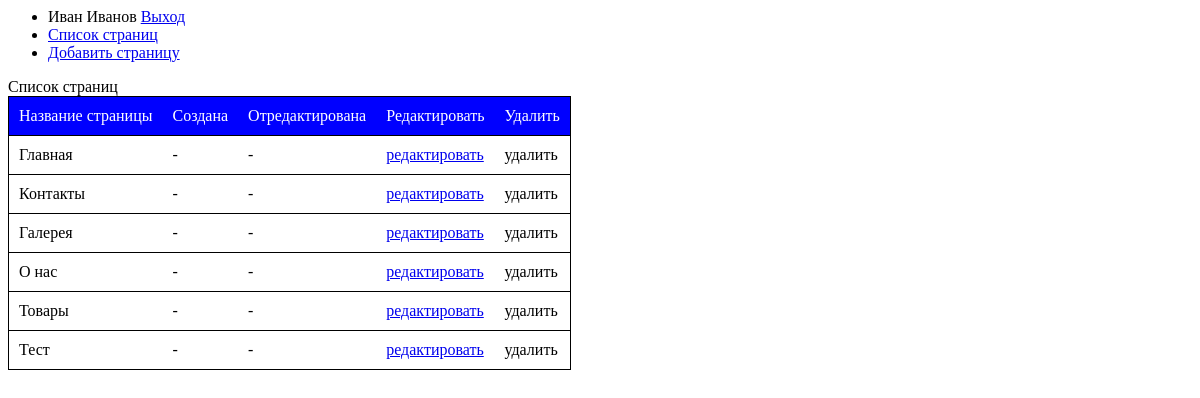
Page /site/admin/index.php?page=pagelist (signed in) on the earlier database version.
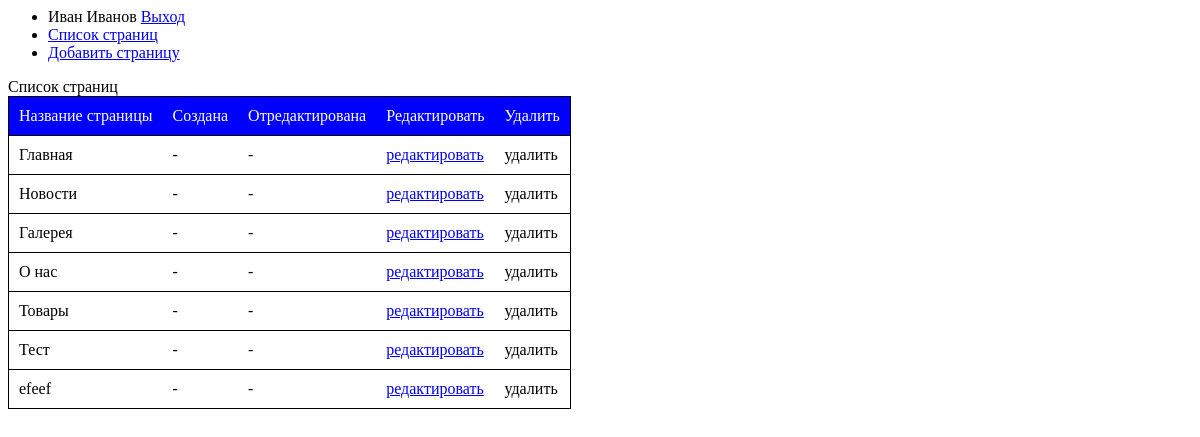
Same page on the later database version.
### tables this page shows
CREATE TABLE `pages` (
  `id` int(2) NOT NULL AUTO_INCREMENT,
  `menu_name` varchar(50) DEFAULT NULL,
  `content` text,
  `visible_in_main_menu` enum('0','1') DEFAULT NULL,
  PRIMARY KEY (`id`)
);

### site/admin/index.php (called while the page is built)
<?php
require_once "header.php";
require_once "config/ini.php";
require_once "router.php";
require_once "footer.php";

### site/admin/config/ini.php (called while the page is built, shortened)
<?php
spl_autoload_register(function ($name)
{
    $name = str_replace('\\', '/', $name);
});
$pages = new CPage();

### site/admin/app/classes/Db.php (called while the page is built, shortened)
<?php
class Db extends Config
{
    protected $connection;
    public function __construct()
    {
        if($this->connection = mysqli_connect($this->host,$this->user,$this->pass,$this->db))
        {
            mysqli_query($this->connection,"SET NAMES UTF8");
        }
    }
    public function sql($query)
    {
        if($query)
        {
            $result = mysqli_query($this->connection,$query);
            while ($row = mysqli_fetch_assoc($result))
            {
                $pages[] = $row;
            }
            return $pages;
        }
    }
}

### site/admin/app/classes/MPage.php (called while the page is built, shortened)
<?php
class MPage extends Db
{
    protected function getPagesList()
    {
        $result = $this->sql("SELECT id, menu_name FROM pages");
        return $result;
    }
}

### site/admin/app/classes/CPage.php (called while the page is built, shortened)
<?php
class CPage extends MPage
{
    public function pagesList()
    {
        return $this->getPagesList();
    }
}

### site/admin/views/Vpagelist.php (the view)
Список страниц
<table id="pagelist">
    <tr class="table_header">
        <td>Название страницы</td>
        <td>Создана</td>
        <td>Отредактирована</td>
        <td>Редактировать</td>
        <td>Удалить</td>
    </tr>
<?php
$all_pages = $pages->pagesList();
foreach ($all_pages as $page)
{
?>
    <tr>
        <td><?=$page['menu_name']?></td>
        <td>-</td>
        <td>-</td>
        <td><a href='index.php?page=pageedit&id=<?=$page['id']?>'>редактировать</a></td>
        <td>удалить</td>
    </tr>
<?php
}
?>
</table>

Differences in the rows shown:
changed pages: menu_name "Контакты" → "Новости"
added pages: menu_name "efeef"
